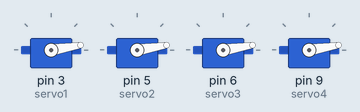
This sketch was run on a simulated Arduino Uno, built with avr-gcc and run on an emulated ATmega328P. On the bench: 4 × servo. At 2.0 s the program stops and its outputs stay as they are.

Above: at 0.15 s.
At 1.07 s:
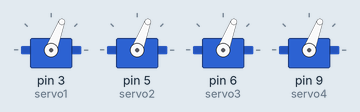
At 1.68 s:
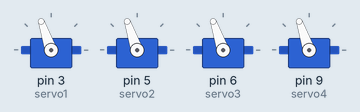
At 2.1 s:
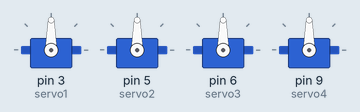
Timing chart, 0 to 3.5 s (numbered marks = the images above):
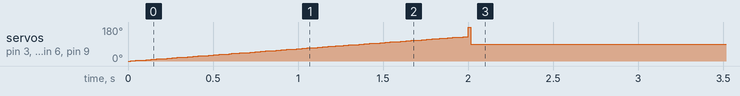

The sketch:

code.ino
```cpp
#include <Servo.h>

Servo servo1;
Servo servo2;
Servo servo3;
Servo servo4;

void setup() {
  servo1.attach(3);
  servo2.attach(5);
  servo3.attach(6);
  servo4.attach(9);
}

void loop() {

  unsigned long startTime = millis();

  while (millis() - startTime < 2000) {

    for (int angle = 0; angle <= 180; angle++) {
      servo1.write(angle);
      servo2.write(angle);
      servo3.write(angle);
      servo4.write(angle);
      delay(15);

      if (millis() - startTime >= 2000)
        break;
    }

    for (int angle = 180; angle >= 0; angle--) {
      servo1.write(angle);
      servo2.write(angle);
      servo3.write(angle);
      servo4.write(angle);
      delay(15);

      if (millis() - startTime >= 2000)
        break;
    }
  }

  servo1.write(90);
  servo2.write(90);
  servo3.write(90);
  servo4.write(90);

  while (true) {
  }
}
```

Measured:
- by itself, servo on pin 3 (servo1), servo on pin 5 (servo2), servo on pin 6 (servo3), servo on pin 9 (servo4): rises from 0° to 180° in 2.0 s, then falls to 90° in 0.02 s
